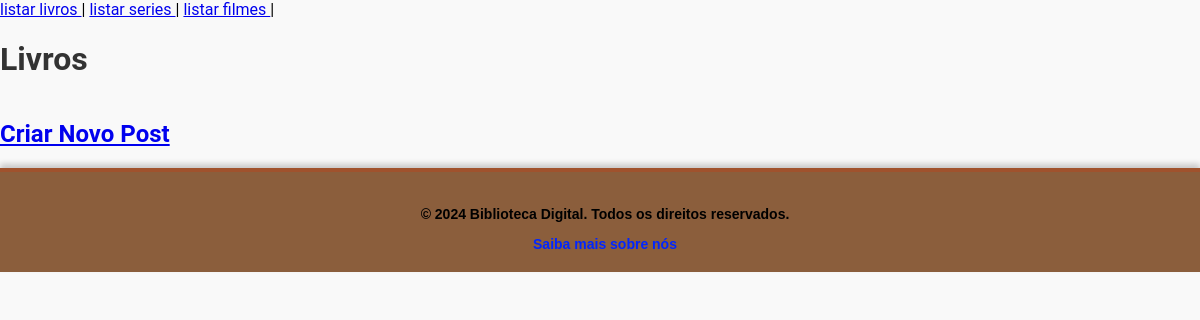
The app's page /crud/index_teste.php?pg=lista_livro, older data.
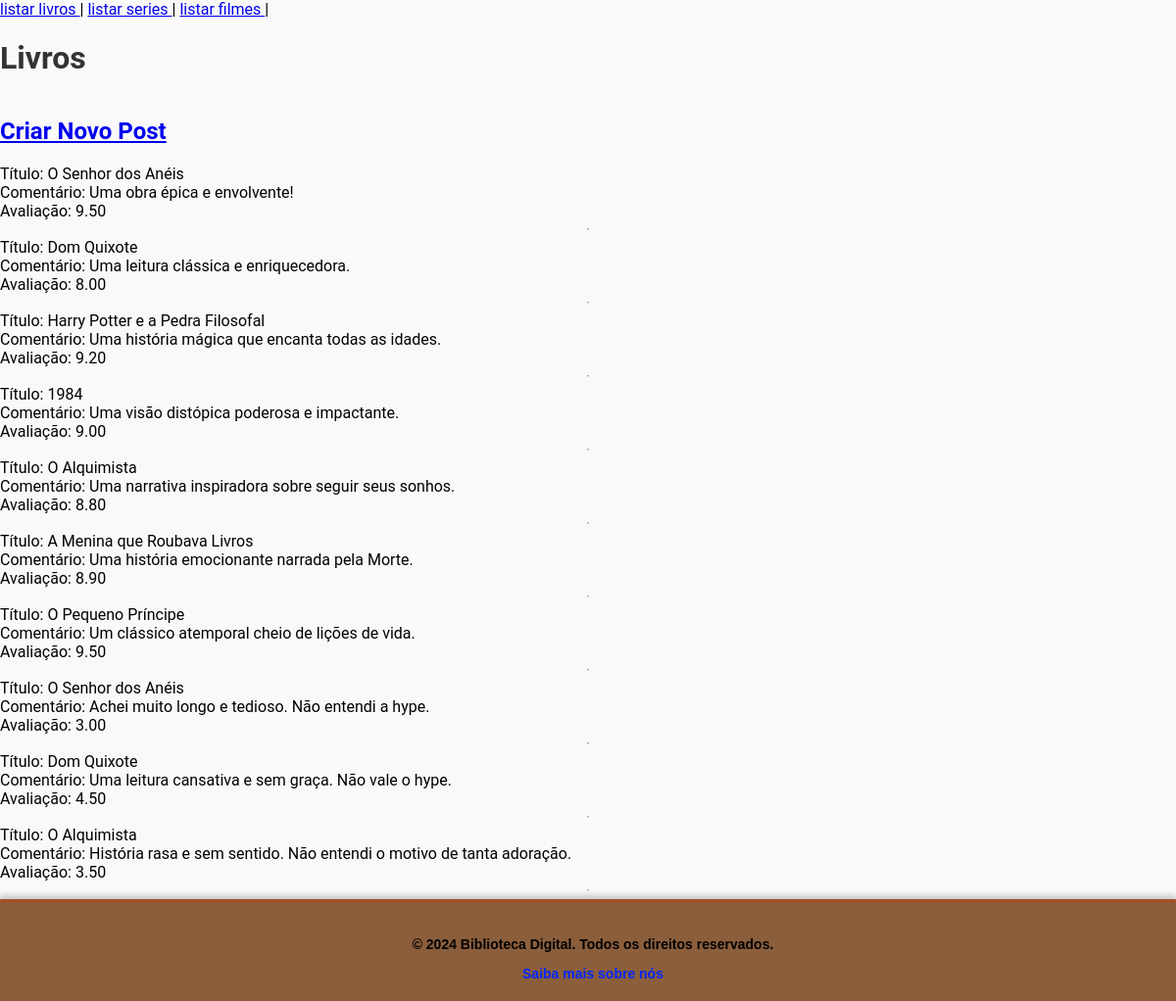
The same page, newer data.
### tables this page shows
CREATE TABLE `posts` (
  `id` int(11) NOT NULL AUTO_INCREMENT,
  `tipo` enum('livro','serie','filme') NOT NULL,
  `titulo` varchar(255) NOT NULL,
  `comentario` text NOT NULL,
  `avaliacao` decimal(4,2) NOT NULL DEFAULT 0.00,
  `usuario_id` int(11) NOT NULL,
  PRIMARY KEY (`id`),
  KEY `usuario_id` (`usuario_id`),
  CONSTRAINT `posts_ibfk_1` FOREIGN KEY (`usuario_id`) REFERENCES `usuarios` (`id`) ON DELETE CASCADE
);

### crud/lista_livro.php (the view, shortened to what this page needs)
<h1>Livros</h1>
<?php
    include_once("../config.inc.php");
    if (isset($_SESSION['id_usuario'])) {
        echo '<h2><a href="form_cria_post.php">Criar Novo Post</a></h2>';
    } else {
        echo '<h2><a href="../acesso/login/form-login.php">Criar Novo Post</a></h2>';
    }
    $sql = mysqli_query($conexao,"SELECT * FROM posts WHERE tipo = 'livro'");
    while($tabela = mysqli_fetch_array($sql)){
        echo "Título:     $tabela[titulo]     <br>";
        echo "Comentário: $tabela[comentario] <br>";
        echo "Avaliação:  $tabela[avaliacao]  <br>";
        if (isset($_SESSION['id_usuario']) && $_SESSION['id_usuario'] == $tabela['usuario_id']) {
            echo "<a href='exclui_post.php?id=$tabela[id]&tipo=livro'><b>[X] Excluir</b></a> | ";
            echo "<a href='form_edita_post.php?id=$tabela[id]&tipo=livro'><b>[V] Editar</b></a> <br>";
        } echo "<hr>";
    }
?>

### crud/index_teste.php (shortened to what this page needs)
<!DOCTYPE html>
<html lang="pt-BR">
<head>
    <link rel="stylesheet" href="../style/topo.css">
    <link rel="stylesheet" href="../style/conteudo.css">
    <link rel="stylesheet" href="../style/menu.css">
    <link rel="stylesheet" href="../style/rodape.css">
    <link rel="stylesheet" href="../style/login.css">
    <link rel="stylesheet" href="../style/cadastro.css">
    <link rel="stylesheet" href="../style/global.css">
</head>
<body>
    <nav>
        <a href="?pg=lista_livro">listar livros </a> |
        <a href="?pg=lista_serie">listar series </a> |
        <a href="?pg=lista_filme">listar filmes </a> |
    </nav>
    <?php
        if(empty($_SERVER['QUERY_STRING'])){
            $var = "../components/conteudo/conteudo.php";
            include_once($var);
        }else{
            $pg = $_GET['pg'];
            include_once("$pg.php");
        }
        include_once("../components/rodape/rodape.php");
    ?>
</body>
</html>

### components/rodape/rodape.php
<footer class="rodape">
    <p>&copy; 2024 Biblioteca Digital. Todos os direitos reservados.</p>
    <a href="#">Saiba mais sobre nós</a>
</footer>

### style/rodape.css (style rules this page uses)
.rodape { background-color: #8B5E3C; color: #FFF8E1; text-align: center; padding: 20px 0; font-family: Arial, sans-serif; font-size: 14px; border-top: 4px solid #A0522D; box-shadow: 0px -4px 6px rgba(0, 0, 0, 0.2); }
.rodape p { color: #000000; text-decoration: none; font-weight: bold; transition: color 0.3s; margin-left: 10px; }
.rodape a { color: #0026ff; text-decoration: none; font-weight: bold; transition: color 0.3s; margin-left: 10px; }

### style/global.css (style rules this page uses)
body { display: flex; flex-direction: column; font-family: 'Roboto', sans-serif; background-color: #f9f9f9; }
h1, h2 { color: #333; }
p { color: #666; }
html, body { height: 100%; margin: 0; padding: 0; }

Row changes from the older to the newer data that the page shows:
added posts: titulo "O Senhor dos Anéis", comentario "Uma obra épica e envolvente!", avaliacao "9.50"
added posts: titulo "Dom Quixote", comentario "Uma leitura clássica e enriquecedora.", avaliacao "8.00"
added posts: titulo "Harry Potter e a Pedra Filosofal", comentario "Uma história mágica que encanta todas as idades.", avaliacao "9.20"
added posts: titulo "1984", comentario "Uma visão distópica poderosa e impactante.", avaliacao "9.00"
added posts: titulo "O Alquimista", comentario "Uma narrativa inspiradora sobre seguir seus sonhos.", avaliacao "8.80"
added posts: titulo "A Menina que Roubava Livros", comentario "Uma história emocionante narrada pela Morte.", avaliacao "8.90"
added posts: titulo "O Pequeno Príncipe", comentario "Um clássico atemporal cheio de lições de vida.", avaliacao "9.50"
added posts: titulo "O Senhor dos Anéis", comentario "Achei muito longo e tedioso. Não entendi a hype.", avaliacao "3.00"
added posts: titulo "Dom Quixote", comentario "Uma leitura cansativa e sem graça. Não vale o hype.", avaliacao "4.50"
added posts: titulo "O Alquimista", comentario "História rasa e sem sentido. Não entendi o motivo de tanta adoração.", avaliacao "3.50"
